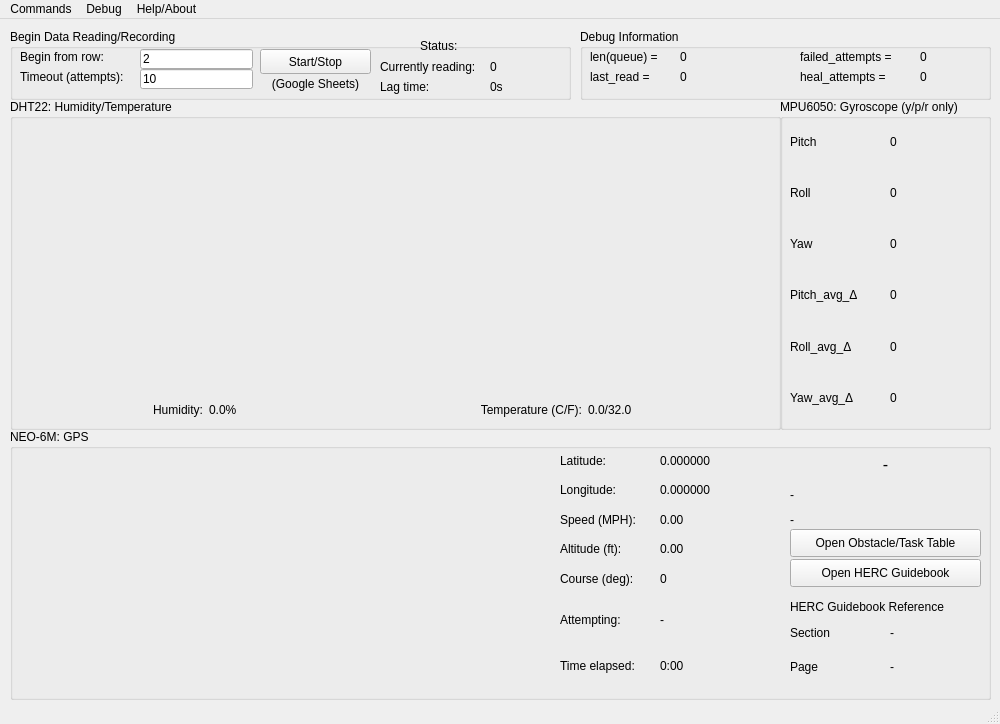
<?xml version="1.0" encoding="UTF-8"?>
<ui version="4.0">
 <class>MainWindow</class>
 <widget class="QMainWindow" name="MainWindow">
  <property name="geometry">
   <rect>
    <x>0</x>
    <y>0</y>
    <width>1000</width>
    <height>724</height>
   </rect>
  </property>
  <property name="acceptDrops">
   <bool>true</bool>
  </property>
  <property name="windowTitle">
   <string>AACT Telemetry</string>
  </property>
  <property name="windowIcon">
   <iconset>
    <normaloff>C:/Users/2540911/Pictures/aact-logo-5-colors-decade-outined.png</normaloff>C:/Users/2540911/Pictures/aact-logo-5-colors-decade-outined.png</iconset>
  </property>
  <widget class="QWidget" name="centralwidget">
   <widget class="QGroupBox" name="groupBox">
    <property name="geometry">
     <rect>
      <x>10</x>
      <y>80</y>
      <width>771</width>
      <height>331</height>
     </rect>
    </property>
    <property name="title">
     <string>DHT22: Humidity/Temperature</string>
    </property>
    <widget class="QWidget" name="horizontalLayoutWidget">
     <property name="enabled">
      <bool>true</bool>
     </property>
     <property name="geometry">
      <rect>
       <x>10</x>
       <y>20</y>
       <width>751</width>
       <height>271</height>
      </rect>
     </property>
     <layout class="QHBoxLayout" name="horizontalLayout">
      <item>
       <widget class="QWidget" name="widget_2" native="true">
        <property name="enabled">
         <bool>true</bool>
        </property>
       </widget>
      </item>
     </layout>
    </widget>
    <widget class="QWidget" name="horizontalLayoutWidget_2">
     <property name="geometry">
      <rect>
       <x>10</x>
       <y>300</y>
       <width>751</width>
       <height>21</height>
      </rect>
     </property>
     <layout class="QHBoxLayout" name="horizontalLayout_2">
      <item>
       <widget class="QLabel" name="label_19">
        <property name="text">
         <string>Humidity:</string>
        </property>
        <property name="alignment">
         <set>Qt::AlignRight|Qt::AlignTrailing|Qt::AlignVCenter</set>
        </property>
       </widget>
      </item>
      <item>
       <widget class="QLabel" name="label_18">
        <property name="text">
         <string>0.0%</string>
        </property>
       </widget>
      </item>
      <item>
       <widget class="QLabel" name="label_17">
        <property name="text">
         <string>Temperature (C/F):</string>
        </property>
        <property name="alignment">
         <set>Qt::AlignRight|Qt::AlignTrailing|Qt::AlignVCenter</set>
        </property>
       </widget>
      </item>
      <item>
       <widget class="QLabel" name="label_16">
        <property name="text">
         <string>0.0/32.0</string>
        </property>
       </widget>
      </item>
     </layout>
    </widget>
   </widget>
   <widget class="QGroupBox" name="groupBox_2">
    <property name="geometry">
     <rect>
      <x>10</x>
      <y>10</y>
      <width>561</width>
      <height>71</height>
     </rect>
    </property>
    <property name="sizePolicy">
     <sizepolicy hsizetype="Fixed" vsizetype="Fixed">
      <horstretch>0</horstretch>
      <verstretch>0</verstretch>
     </sizepolicy>
    </property>
    <property name="title">
     <string>Begin Data Reading/Recording</string>
    </property>
    <widget class="QLabel" name="label">
     <property name="geometry">
      <rect>
       <x>10</x>
       <y>20</y>
       <width>121</width>
       <height>16</height>
      </rect>
     </property>
     <property name="sizePolicy">
      <sizepolicy hsizetype="Fixed" vsizetype="Fixed">
       <horstretch>0</horstretch>
       <verstretch>0</verstretch>
      </sizepolicy>
     </property>
     <property name="text">
      <string>Begin from row:</string>
     </property>
    </widget>
    <widget class="QLineEdit" name="lineEdit">
     <property name="geometry">
      <rect>
       <x>130</x>
       <y>20</y>
       <width>113</width>
       <height>20</height>
      </rect>
     </property>
     <property name="text">
      <string>2</string>
     </property>
    </widget>
    <widget class="QPushButton" name="pushButton_5">
     <property name="geometry">
      <rect>
       <x>250</x>
       <y>20</y>
       <width>111</width>
       <height>25</height>
      </rect>
     </property>
     <property name="sizePolicy">
      <sizepolicy hsizetype="Fixed" vsizetype="Fixed">
       <horstretch>0</horstretch>
       <verstretch>0</verstretch>
      </sizepolicy>
     </property>
     <property name="text">
      <string>Start/Stop</string>
     </property>
    </widget>
    <widget class="QLineEdit" name="lineEdit_3">
     <property name="geometry">
      <rect>
       <x>130</x>
       <y>40</y>
       <width>113</width>
       <height>20</height>
      </rect>
     </property>
     <property name="text">
      <string>10</string>
     </property>
    </widget>
    <widget class="QLabel" name="label_3">
     <property name="geometry">
      <rect>
       <x>10</x>
       <y>40</y>
       <width>121</width>
       <height>16</height>
      </rect>
     </property>
     <property name="sizePolicy">
      <sizepolicy hsizetype="Fixed" vsizetype="Fixed">
       <horstretch>0</horstretch>
       <verstretch>0</verstretch>
      </sizepolicy>
     </property>
     <property name="text">
      <string>Timeout (attempts):</string>
     </property>
    </widget>
    <widget class="QLabel" name="label_6">
     <property name="geometry">
      <rect>
       <x>410</x>
       <y>10</y>
       <width>47</width>
       <height>13</height>
      </rect>
     </property>
     <property name="sizePolicy">
      <sizepolicy hsizetype="Fixed" vsizetype="Fixed">
       <horstretch>0</horstretch>
       <verstretch>0</verstretch>
      </sizepolicy>
     </property>
     <property name="text">
      <string>Status:</string>
     </property>
    </widget>
    <widget class="QLabel" name="label_7">
     <property name="geometry">
      <rect>
       <x>370</x>
       <y>30</y>
       <width>111</width>
       <height>16</height>
      </rect>
     </property>
     <property name="sizePolicy">
      <sizepolicy hsizetype="Fixed" vsizetype="Fixed">
       <horstretch>0</horstretch>
       <verstretch>0</verstretch>
      </sizepolicy>
     </property>
     <property name="text">
      <string>Currently reading:</string>
     </property>
    </widget>
    <widget class="QLabel" name="label_8">
     <property name="geometry">
      <rect>
       <x>370</x>
       <y>50</y>
       <width>61</width>
       <height>16</height>
      </rect>
     </property>
     <property name="sizePolicy">
      <sizepolicy hsizetype="Fixed" vsizetype="Fixed">
       <horstretch>0</horstretch>
       <verstretch>0</verstretch>
      </sizepolicy>
     </property>
     <property name="text">
      <string>Lag time:</string>
     </property>
    </widget>
    <widget class="QLabel" name="label_2">
     <property name="geometry">
      <rect>
       <x>480</x>
       <y>30</y>
       <width>111</width>
       <height>16</height>
      </rect>
     </property>
     <property name="text">
      <string>0</string>
     </property>
    </widget>
    <widget class="QLabel" name="label_4">
     <property name="geometry">
      <rect>
       <x>480</x>
       <y>50</y>
       <width>111</width>
       <height>16</height>
      </rect>
     </property>
     <property name="text">
      <string>0s</string>
     </property>
    </widget>
    <widget class="QLabel" name="label_54">
     <property name="geometry">
      <rect>
       <x>255</x>
       <y>45</y>
       <width>101</width>
       <height>20</height>
      </rect>
     </property>
     <property name="text">
      <string>(Google Sheets)</string>
     </property>
     <property name="alignment">
      <set>Qt::AlignCenter</set>
     </property>
    </widget>
   </widget>
   <widget class="QGroupBox" name="groupBox_3">
    <property name="geometry">
     <rect>
      <x>580</x>
      <y>10</y>
      <width>411</width>
      <height>71</height>
     </rect>
    </property>
    <property name="sizePolicy">
     <sizepolicy hsizetype="Fixed" vsizetype="Fixed">
      <horstretch>0</horstretch>
      <verstretch>0</verstretch>
     </sizepolicy>
    </property>
    <property name="title">
     <string>Debug Information</string>
    </property>
    <widget class="QLabel" name="label_5">
     <property name="geometry">
      <rect>
       <x>10</x>
       <y>20</y>
       <width>81</width>
       <height>16</height>
      </rect>
     </property>
     <property name="sizePolicy">
      <sizepolicy hsizetype="Fixed" vsizetype="Fixed">
       <horstretch>0</horstretch>
       <verstretch>0</verstretch>
      </sizepolicy>
     </property>
     <property name="text">
      <string>len(queue) =</string>
     </property>
    </widget>
    <widget class="QLabel" name="label_9">
     <property name="geometry">
      <rect>
       <x>220</x>
       <y>20</y>
       <width>101</width>
       <height>16</height>
      </rect>
     </property>
     <property name="sizePolicy">
      <sizepolicy hsizetype="Fixed" vsizetype="Fixed">
       <horstretch>0</horstretch>
       <verstretch>0</verstretch>
      </sizepolicy>
     </property>
     <property name="text">
      <string>failed_attempts =</string>
     </property>
    </widget>
    <widget class="QLabel" name="label_10">
     <property name="geometry">
      <rect>
       <x>220</x>
       <y>40</y>
       <width>111</width>
       <height>16</height>
      </rect>
     </property>
     <property name="sizePolicy">
      <sizepolicy hsizetype="Fixed" vsizetype="Fixed">
       <horstretch>0</horstretch>
       <verstretch>0</verstretch>
      </sizepolicy>
     </property>
     <property name="text">
      <string>heal_attempts =</string>
     </property>
    </widget>
    <widget class="QLabel" name="label_11">
     <property name="geometry">
      <rect>
       <x>10</x>
       <y>40</y>
       <width>81</width>
       <height>16</height>
      </rect>
     </property>
     <property name="sizePolicy">
      <sizepolicy hsizetype="Fixed" vsizetype="Fixed">
       <horstretch>0</horstretch>
       <verstretch>0</verstretch>
      </sizepolicy>
     </property>
     <property name="text">
      <string>last_read = </string>
     </property>
    </widget>
    <widget class="QLabel" name="label_12">
     <property name="geometry">
      <rect>
       <x>100</x>
       <y>20</y>
       <width>111</width>
       <height>16</height>
      </rect>
     </property>
     <property name="sizePolicy">
      <sizepolicy hsizetype="Fixed" vsizetype="Fixed">
       <horstretch>0</horstretch>
       <verstretch>0</verstretch>
      </sizepolicy>
     </property>
     <property name="text">
      <string>0</string>
     </property>
    </widget>
    <widget class="QLabel" name="label_13">
     <property name="geometry">
      <rect>
       <x>100</x>
       <y>40</y>
       <width>111</width>
       <height>16</height>
      </rect>
     </property>
     <property name="sizePolicy">
      <sizepolicy hsizetype="Fixed" vsizetype="Fixed">
       <horstretch>0</horstretch>
       <verstretch>0</verstretch>
      </sizepolicy>
     </property>
     <property name="text">
      <string>0</string>
     </property>
    </widget>
    <widget class="QLabel" name="label_14">
     <property name="geometry">
      <rect>
       <x>340</x>
       <y>20</y>
       <width>61</width>
       <height>16</height>
      </rect>
     </property>
     <property name="sizePolicy">
      <sizepolicy hsizetype="Fixed" vsizetype="Fixed">
       <horstretch>0</horstretch>
       <verstretch>0</verstretch>
      </sizepolicy>
     </property>
     <property name="text">
      <string>0</string>
     </property>
    </widget>
    <widget class="QLabel" name="label_15">
     <property name="geometry">
      <rect>
       <x>340</x>
       <y>40</y>
       <width>61</width>
       <height>16</height>
      </rect>
     </property>
     <property name="sizePolicy">
      <sizepolicy hsizetype="Fixed" vsizetype="Fixed">
       <horstretch>0</horstretch>
       <verstretch>0</verstretch>
      </sizepolicy>
     </property>
     <property name="text">
      <string>0</string>
     </property>
    </widget>
   </widget>
   <widget class="QGroupBox" name="groupBox_4">
    <property name="geometry">
     <rect>
      <x>10</x>
      <y>410</y>
      <width>981</width>
      <height>271</height>
     </rect>
    </property>
    <property name="title">
     <string>NEO-6M: GPS</string>
    </property>
    <widget class="QWidget" name="verticalLayoutWidget">
     <property name="geometry">
      <rect>
       <x>550</x>
       <y>20</y>
       <width>91</width>
       <height>141</height>
      </rect>
     </property>
     <layout class="QVBoxLayout" name="verticalLayout">
      <item>
       <widget class="QLabel" name="label_20">
        <property name="text">
         <string>Latitude:</string>
        </property>
       </widget>
      </item>
      <item>
       <widget class="QLabel" name="label_21">
        <property name="text">
         <string>Longitude:</string>
        </property>
       </widget>
      </item>
      <item>
       <widget class="QLabel" name="label_22">
        <property name="text">
         <string>Speed (MPH):</string>
        </property>
       </widget>
      </item>
      <item>
       <widget class="QLabel" name="label_23">
        <property name="text">
         <string>Altitude (ft):</string>
        </property>
       </widget>
      </item>
      <item>
       <widget class="QLabel" name="label_24">
        <property name="text">
         <string>Course (deg):</string>
        </property>
       </widget>
      </item>
     </layout>
    </widget>
    <widget class="QWidget" name="verticalLayoutWidget_2">
     <property name="geometry">
      <rect>
       <x>650</x>
       <y>20</y>
       <width>111</width>
       <height>141</height>
      </rect>
     </property>
     <layout class="QVBoxLayout" name="verticalLayout_2">
      <item>
       <widget class="QLabel" name="label_25">
        <property name="text">
         <string>0.000000</string>
        </property>
       </widget>
      </item>
      <item>
       <widget class="QLabel" name="label_26">
        <property name="text">
         <string>0.000000</string>
        </property>
       </widget>
      </item>
      <item>
       <widget class="QLabel" name="label_27">
        <property name="text">
         <string>0.00</string>
        </property>
       </widget>
      </item>
      <item>
       <widget class="QLabel" name="label_28">
        <property name="text">
         <string>0.00</string>
        </property>
       </widget>
      </item>
      <item>
       <widget class="QLabel" name="label_29">
        <property name="text">
         <string>0</string>
        </property>
       </widget>
      </item>
     </layout>
    </widget>
    <widget class="QWidget" name="verticalLayoutWidget_3">
     <property name="geometry">
      <rect>
       <x>550</x>
       <y>170</y>
       <width>91</width>
       <height>87</height>
      </rect>
     </property>
     <layout class="QVBoxLayout" name="verticalLayout_3">
      <item>
       <widget class="QLabel" name="label_30">
        <property name="text">
         <string>Attempting:</string>
        </property>
       </widget>
      </item>
      <item>
       <widget class="QLabel" name="label_31">
        <property name="text">
         <string>Time elapsed:</string>
        </property>
       </widget>
      </item>
     </layout>
    </widget>
    <widget class="QWidget" name="verticalLayoutWidget_4">
     <property name="geometry">
      <rect>
       <x>650</x>
       <y>170</y>
       <width>111</width>
       <height>87</height>
      </rect>
     </property>
     <layout class="QVBoxLayout" name="verticalLayout_4">
      <item>
       <widget class="QLabel" name="label_35">
        <property name="text">
         <string>-</string>
        </property>
       </widget>
      </item>
      <item>
       <widget class="QLabel" name="label_34">
        <property name="text">
         <string>0:00</string>
        </property>
       </widget>
      </item>
     </layout>
    </widget>
    <widget class="QLabel" name="label_32">
     <property name="geometry">
      <rect>
       <x>780</x>
       <y>20</y>
       <width>191</width>
       <height>31</height>
      </rect>
     </property>
     <property name="font">
      <font>
       <pointsize>12</pointsize>
      </font>
     </property>
     <property name="text">
      <string>-</string>
     </property>
     <property name="alignment">
      <set>Qt::AlignCenter</set>
     </property>
    </widget>
    <widget class="QLabel" name="label_33">
     <property name="geometry">
      <rect>
       <x>780</x>
       <y>50</y>
       <width>191</width>
       <height>31</height>
      </rect>
     </property>
     <property name="text">
      <string>-</string>
     </property>
     <property name="wordWrap">
      <bool>true</bool>
     </property>
    </widget>
    <widget class="QLabel" name="label_36">
     <property name="geometry">
      <rect>
       <x>780</x>
       <y>80</y>
       <width>191</width>
       <height>21</height>
      </rect>
     </property>
     <property name="text">
      <string>-</string>
     </property>
    </widget>
    <widget class="QPushButton" name="pushButton">
     <property name="geometry">
      <rect>
       <x>780</x>
       <y>130</y>
       <width>191</width>
       <height>28</height>
      </rect>
     </property>
     <property name="text">
      <string>Open HERC Guidebook</string>
     </property>
    </widget>
    <widget class="QPushButton" name="pushButton_2">
     <property name="geometry">
      <rect>
       <x>780</x>
       <y>100</y>
       <width>191</width>
       <height>28</height>
      </rect>
     </property>
     <property name="text">
      <string>Open Obstacle/Task Table</string>
     </property>
    </widget>
    <widget class="QWidget" name="verticalLayoutWidget_5">
     <property name="geometry">
      <rect>
       <x>780</x>
       <y>190</y>
       <width>91</width>
       <height>61</height>
      </rect>
     </property>
     <layout class="QVBoxLayout" name="verticalLayout_5">
      <item>
       <widget class="QLabel" name="label_37">
        <property name="text">
         <string>Section</string>
        </property>
       </widget>
      </item>
      <item>
       <widget class="QLabel" name="label_38">
        <property name="text">
         <string>Page</string>
        </property>
       </widget>
      </item>
     </layout>
    </widget>
    <widget class="QWidget" name="verticalLayoutWidget_6">
     <property name="geometry">
      <rect>
       <x>880</x>
       <y>190</y>
       <width>91</width>
       <height>61</height>
      </rect>
     </property>
     <layout class="QVBoxLayout" name="verticalLayout_6">
      <item>
       <widget class="QLabel" name="label_39">
        <property name="text">
         <string>-</string>
        </property>
       </widget>
      </item>
      <item>
       <widget class="QLabel" name="label_40">
        <property name="text">
         <string>-</string>
        </property>
       </widget>
      </item>
     </layout>
    </widget>
    <widget class="QLabel" name="label_53">
     <property name="geometry">
      <rect>
       <x>780</x>
       <y>170</y>
       <width>191</width>
       <height>16</height>
      </rect>
     </property>
     <property name="text">
      <string>HERC Guidebook Reference</string>
     </property>
    </widget>
    <widget class="QWidget" name="horizontalLayoutWidget_3">
     <property name="geometry">
      <rect>
       <x>10</x>
       <y>20</y>
       <width>531</width>
       <height>241</height>
      </rect>
     </property>
     <layout class="QHBoxLayout" name="horizontalLayout_3">
      <item>
       <widget class="QWidget" name="widget_3" native="true">
        <property name="sizePolicy">
         <sizepolicy hsizetype="Preferred" vsizetype="Preferred">
          <horstretch>0</horstretch>
          <verstretch>0</verstretch>
         </sizepolicy>
        </property>
       </widget>
      </item>
     </layout>
    </widget>
   </widget>
   <widget class="QGroupBox" name="groupBox_5">
    <property name="geometry">
     <rect>
      <x>780</x>
      <y>80</y>
      <width>211</width>
      <height>331</height>
     </rect>
    </property>
    <property name="title">
     <string>MPU6050: Gyroscope (y/p/r only)</string>
    </property>
    <widget class="QWidget" name="verticalLayoutWidget_7">
     <property name="geometry">
      <rect>
       <x>10</x>
       <y>20</y>
       <width>91</width>
       <height>301</height>
      </rect>
     </property>
     <layout class="QVBoxLayout" name="verticalLayout_7">
      <item>
       <widget class="QLabel" name="label_42">
        <property name="text">
         <string>Pitch</string>
        </property>
       </widget>
      </item>
      <item>
       <widget class="QLabel" name="label_41">
        <property name="text">
         <string>Roll</string>
        </property>
       </widget>
      </item>
      <item>
       <widget class="QLabel" name="label_43">
        <property name="text">
         <string>Yaw</string>
        </property>
       </widget>
      </item>
      <item>
       <widget class="QLabel" name="label_44">
        <property name="text">
         <string>Pitch_avg_Δ</string>
        </property>
       </widget>
      </item>
      <item>
       <widget class="QLabel" name="label_45">
        <property name="text">
         <string>Roll_avg_Δ</string>
        </property>
       </widget>
      </item>
      <item>
       <widget class="QLabel" name="label_46">
        <property name="text">
         <string>Yaw_avg_Δ</string>
        </property>
       </widget>
      </item>
     </layout>
    </widget>
    <widget class="QWidget" name="verticalLayoutWidget_8">
     <property name="geometry">
      <rect>
       <x>110</x>
       <y>20</y>
       <width>91</width>
       <height>301</height>
      </rect>
     </property>
     <layout class="QVBoxLayout" name="verticalLayout_8">
      <item>
       <widget class="QLabel" name="label_47">
        <property name="text">
         <string>0</string>
        </property>
       </widget>
      </item>
      <item>
       <widget class="QLabel" name="label_48">
        <property name="text">
         <string>0</string>
        </property>
       </widget>
      </item>
      <item>
       <widget class="QLabel" name="label_49">
        <property name="text">
         <string>0</string>
        </property>
       </widget>
      </item>
      <item>
       <widget class="QLabel" name="label_50">
        <property name="text">
         <string>0</string>
        </property>
       </widget>
      </item>
      <item>
       <widget class="QLabel" name="label_51">
        <property name="text">
         <string>0</string>
        </property>
       </widget>
      </item>
      <item>
       <widget class="QLabel" name="label_52">
        <property name="text">
         <string>0</string>
        </property>
       </widget>
      </item>
     </layout>
    </widget>
   </widget>
  </widget>
  <widget class="QMenuBar" name="menubar">
   <property name="geometry">
    <rect>
     <x>0</x>
     <y>0</y>
     <width>1000</width>
     <height>26</height>
    </rect>
   </property>
   <widget class="QMenu" name="menuCommands">
    <property name="title">
     <string>Commands</string>
    </property>
    <addaction name="actionOpen_in_Google_Sheets"/>
    <addaction name="actionChange_Read_Delay"/>
    <addaction name="actionChange_Max_Graph_Values"/>
    <addaction name="separator"/>
    <addaction name="actionOpen_db"/>
   </widget>
   <widget class="QMenu" name="menuDebug">
    <property name="title">
     <string>Debug</string>
    </property>
    <addaction name="actionOpen_Log_2"/>
    <addaction name="actionDisplay_All_Variables_2"/>
   </widget>
   <widget class="QMenu" name="menuHelp_About">
    <property name="title">
     <string>Help/About</string>
    </property>
    <addaction name="actionOpen_Obstacle_Task_Table"/>
    <addaction name="actionOpen_Guidebook"/>
    <addaction name="separator"/>
    <addaction name="actionTelemetry_Guidebook"/>
    <addaction name="actionAbout"/>
   </widget>
   <addaction name="menuCommands"/>
   <addaction name="menuDebug"/>
   <addaction name="menuHelp_About"/>
  </widget>
  <widget class="QStatusBar" name="statusbar"/>
  <action name="actionImmediately">
   <property name="text">
    <string>Immediately</string>
   </property>
  </action>
  <action name="actionIn_1_minute">
   <property name="text">
    <string>In 1 minute</string>
   </property>
  </action>
  <action name="actionIn_n_minutes">
   <property name="text">
    <string>In n minutes</string>
   </property>
  </action>
  <action name="actionOpen_in_Google_Sheets">
   <property name="text">
    <string>Open in Google Sheets</string>
   </property>
  </action>
  <action name="actionDisplay_All_Variables">
   <property name="text">
    <string>Display All Variables</string>
   </property>
  </action>
  <action name="actionOpen_Log">
   <property name="text">
    <string>Open Log</string>
   </property>
  </action>
  <action name="actionOpen_Log_2">
   <property name="enabled">
    <bool>false</bool>
   </property>
   <property name="text">
    <string>Open Log</string>
   </property>
  </action>
  <action name="actionDisplay_All_Variables_2">
   <property name="enabled">
    <bool>false</bool>
   </property>
   <property name="text">
    <string>Display All Variables</string>
   </property>
  </action>
  <action name="actionStandard">
   <property name="text">
    <string>Standard</string>
   </property>
  </action>
  <action name="actionWith_x_y_min_max">
   <property name="text">
    <string>With x/y min/max</string>
   </property>
  </action>
  <action name="actionOpen_Guidebook">
   <property name="text">
    <string>Open HERC Guidebook</string>
   </property>
  </action>
  <action name="actionTelemetry_Guidebook">
   <property name="text">
    <string>Open Telemetry Guidebook</string>
   </property>
  </action>
  <action name="actionAbout">
   <property name="text">
    <string>About...</string>
   </property>
  </action>
  <action name="actionChange_Read_Delay">
   <property name="text">
    <string>Change Read Delay</string>
   </property>
  </action>
  <action name="actionOpen_db">
   <property name="text">
    <string>Open .db</string>
   </property>
  </action>
  <action name="actionOpen_Obstacle_Task_Table">
   <property name="text">
    <string>Open Obstacle/Task Table</string>
   </property>
  </action>
  <action name="actionChange_Max_Graph_Values">
   <property name="text">
    <string>Change Max Graph Values</string>
   </property>
  </action>
 </widget>
 <resources/>
 <connections/>
</ui>
